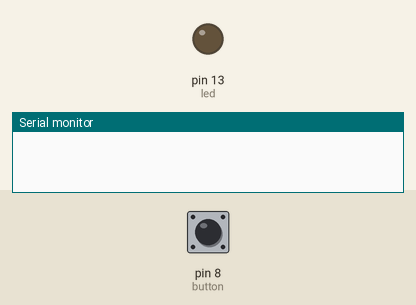
Bench run of a sketch on a simulated Arduino Uno, built with avr-gcc and run on an emulated ATmega328P. Parts: output pins drawn as LEDs (lit = HIGH), the last lines printed to the serial monitor. Inputs (shaded band) come from the test bench; at power-on: pin 8 (button) HIGH.

Above: at 1.2 s.
1.3 s: pin 8 (button) pulled LOW for 0.15 s
At 2.5 s:
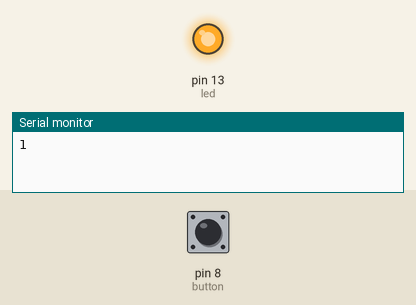
2.9 s: pin 8 (button) pulled LOW for 1 s
At 3.8 s:
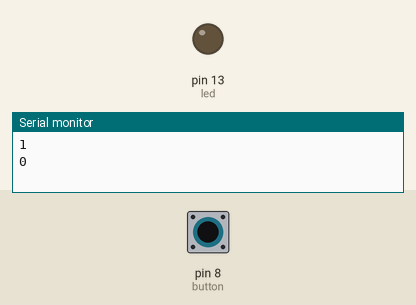
5.4 s: pin 8 (button) pulled LOW for 3.2 s
At 5.8 s:
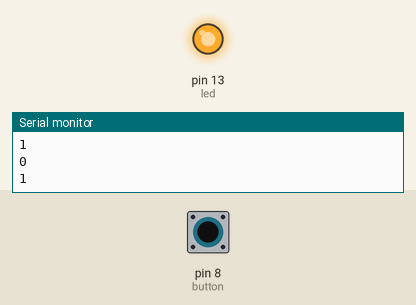
Timing chart, 0 to 8.4 s (numbered marks = the images above; inputs shaded):
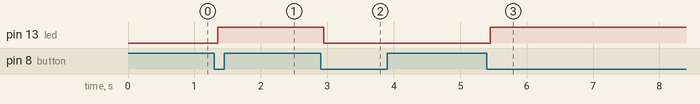

Measured:
- after the input at 1.3 s, pin 13 (led): LOW → HIGH after 0.05 s
- after the input at 2.9 s, pin 13 (led): HIGH → LOW after 0.05 s
- after the input at 5.4 s, pin 13 (led): LOW → HIGH after 0.05 s

The sketch:

lab1-3.ino
```cpp
#define led 13
#define button 8
boolean ledState = LOW;
boolean lastBTNstate = LOW;
long lastBTNtime = 0;
boolean toogle = false;

void setup() {
  Serial.begin(9600);
  pinMode(led,OUTPUT);
  pinMode(button,INPUT_PULLUP);
  digitalWrite(led,ledState);
}

void loop() {
  boolean btnState = digitalRead(button);
  if (lastBTNstate != btnState){
    lastBTNstate = btnState;
    lastBTNtime = millis();
  }
  if(btnState == LOW and lastBTNstate == LOW){
    if(millis()-lastBTNtime > 50){
      if(toogle == false){
        toogle = true;
        ledState = !ledState;
        Serial.println(ledState);
        digitalWrite(led,ledState);
      }
    }
  }
  else{
    toogle = false;
  }
}
```
